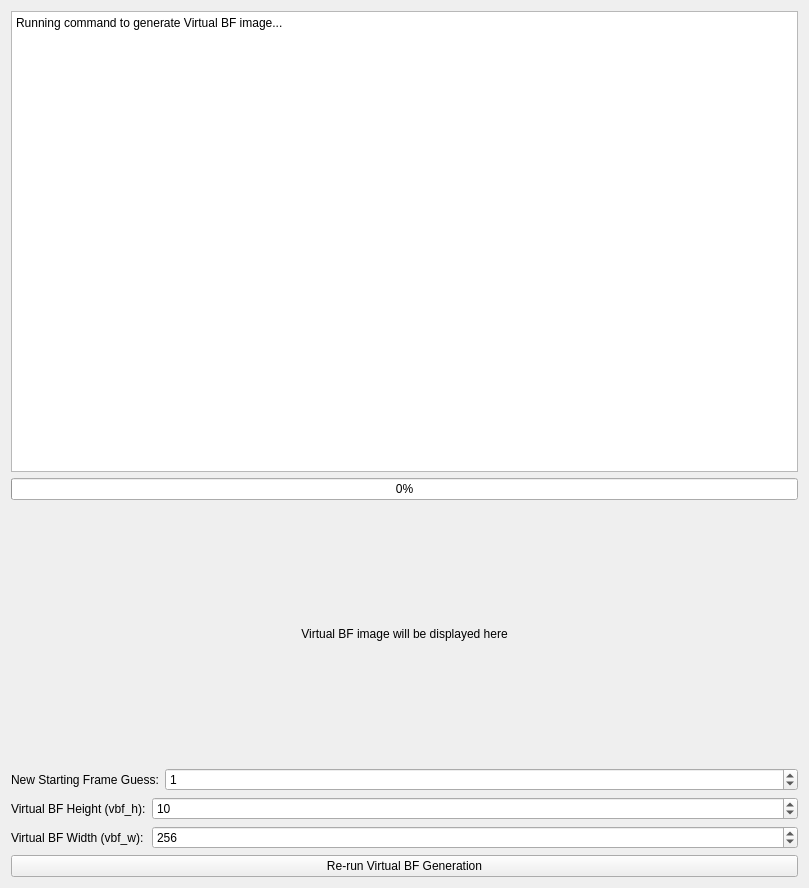
<?xml version="1.0" encoding="UTF-8"?>
<ui version="4.0">
 <class>VBFMergedPage</class>
 <widget class="QWizardPage" name="VBFMergedPage">
  <property name="geometry">
   <rect>
    <x>0</x>
    <y>0</y>
    <width>809</width>
    <height>888</height>
   </rect>
  </property>
  <property name="title">
   <string>Steps 2: Virtual BF Generation &amp; Analysis</string>
  </property>
  <layout class="QVBoxLayout" name="verticalLayout">
   <item>
    <widget class="QTextEdit" name="vbfOutputTextEdit">
     <property name="readOnly">
      <bool>true</bool>
     </property>
     <property name="plainText">
      <string>Running command to generate Virtual BF image...</string>
     </property>
    </widget>
   </item>
   <item>
    <widget class="QProgressBar" name="vbfProgressBar">
     <property name="minimum">
      <number>0</number>
     </property>
     <property name="maximum">
      <number>100</number>
     </property>
     <property name="value">
      <number>0</number>
     </property>
    </widget>
   </item>
   <item>
    <widget class="QLabel" name="vbfImageLabel">
     <property name="minimumSize">
      <size>
       <width>256</width>
       <height>256</height>
      </size>
     </property>
     <property name="text">
      <string>Virtual BF image will be displayed here</string>
     </property>
     <property name="scaledContents">
      <bool>true</bool>
     </property>
     <property name="alignment">
      <set>Qt::AlignCenter</set>
     </property>
    </widget>
   </item>
   <item>
    <layout class="QFormLayout" name="guessFormLayout">
     <item row="0" column="0">
      <widget class="QLabel" name="newGuessLabel">
       <property name="text">
        <string>New Starting Frame Guess:</string>
       </property>
      </widget>
     </item>
     <item row="0" column="1">
      <widget class="QSpinBox" name="newGuessSpin">
       <property name="minimum">
        <number>0</number>
       </property>
       <property name="maximum">
        <number>10000</number>
       </property>
       <property name="value">
        <number>1</number>
       </property>
      </widget>
     </item>
    </layout>
   </item>
   <item>
    <layout class="QFormLayout" name="vbfHFormLayout">
     <item row="0" column="0">
      <widget class="QLabel" name="vbfHLabel">
       <property name="text">
        <string>Virtual BF Height (vbf_h):</string>
       </property>
      </widget>
     </item>
     <item row="0" column="1">
      <widget class="QSpinBox" name="vbfHSpin">
       <property name="minimum">
        <number>1</number>
       </property>
       <property name="maximum">
        <number>10000</number>
       </property>
       <property name="value">
        <number>10</number>
       </property>
      </widget>
     </item>
     <item row="1" column="0">
      <widget class="QLabel" name="vbfWLabel">
       <property name="text">
        <string>Virtual BF Width (vbf_w):</string>
       </property>
      </widget>
     </item>
     <item row="1" column="1">
      <widget class="QSpinBox" name="vbfWSpin">
       <property name="minimum">
        <number>1</number>
       </property>
       <property name="maximum">
        <number>10000</number>
       </property>
       <property name="value">
        <number>256</number>
       </property>
      </widget>
     </item>
     <item row="2" column="0" colspan="2">
      <widget class="QPushButton" name="rerunButton">
       <property name="text">
        <string>Re-run Virtual BF Generation</string>
       </property>
      </widget>
     </item>
    </layout>
   </item>
  </layout>
 </widget>
 <resources/>
 <connections/>
</ui>
